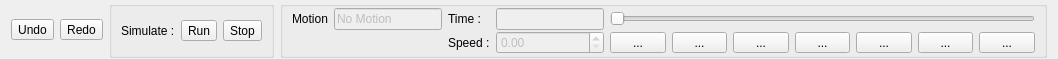
<?xml version="1.0" encoding="UTF-8"?>
<ui version="4.0">
 <class>SimulationToolsWidget</class>
 <widget class="QWidget" name="SimulationToolsWidget">
  <property name="geometry">
   <rect>
    <x>0</x>
    <y>0</y>
    <width>1058</width>
    <height>56</height>
   </rect>
  </property>
  <property name="sizePolicy">
   <sizepolicy hsizetype="Expanding" vsizetype="Preferred">
    <horstretch>0</horstretch>
    <verstretch>0</verstretch>
   </sizepolicy>
  </property>
  <property name="windowTitle">
   <string>Form</string>
  </property>
  <layout class="QHBoxLayout" name="horizontalLayout">
   <property name="topMargin">
    <number>1</number>
   </property>
   <property name="bottomMargin">
    <number>1</number>
   </property>
   <item>
    <widget class="QToolButton" name="undoButton">
     <property name="text">
      <string>Undo</string>
     </property>
     <property name="icon">
      <iconset resource="../resources.qrc">
       <normaloff>:/Images/DefaultIcon/arrow-1-backward.png</normaloff>:/Images/DefaultIcon/arrow-1-backward.png</iconset>
     </property>
     <property name="iconSize">
      <size>
       <width>24</width>
       <height>24</height>
      </size>
     </property>
     <property name="toolButtonStyle">
      <enum>Qt::ToolButtonTextUnderIcon</enum>
     </property>
     <property name="arrowType">
      <enum>Qt::NoArrow</enum>
     </property>
    </widget>
   </item>
   <item>
    <widget class="QToolButton" name="redoButton">
     <property name="text">
      <string>Redo</string>
     </property>
     <property name="icon">
      <iconset resource="../resources.qrc">
       <normaloff>:/Images/DefaultIcon/arrow-1-forward.png</normaloff>:/Images/DefaultIcon/arrow-1-forward.png</iconset>
     </property>
     <property name="iconSize">
      <size>
       <width>24</width>
       <height>24</height>
      </size>
     </property>
     <property name="toolButtonStyle">
      <enum>Qt::ToolButtonTextUnderIcon</enum>
     </property>
     <property name="arrowType">
      <enum>Qt::NoArrow</enum>
     </property>
    </widget>
   </item>
   <item>
    <widget class="QGroupBox" name="groupBox">
     <property name="sizePolicy">
      <sizepolicy hsizetype="Fixed" vsizetype="Preferred">
       <horstretch>0</horstretch>
       <verstretch>0</verstretch>
      </sizepolicy>
     </property>
     <property name="title">
      <string/>
     </property>
     <layout class="QHBoxLayout" name="horizontalLayout_2">
      <property name="topMargin">
       <number>1</number>
      </property>
      <property name="bottomMargin">
       <number>1</number>
      </property>
      <item>
       <widget class="QLabel" name="label">
        <property name="text">
         <string>Simulate :</string>
        </property>
       </widget>
      </item>
      <item>
       <widget class="QToolButton" name="toolButton">
        <property name="text">
         <string>Run</string>
        </property>
        <property name="icon">
         <iconset resource="../resources.qrc">
          <normaloff>:/Images/DefaultIcon/user-refresh.png</normaloff>:/Images/DefaultIcon/user-refresh.png</iconset>
        </property>
        <property name="iconSize">
         <size>
          <width>24</width>
          <height>24</height>
         </size>
        </property>
        <property name="toolButtonStyle">
         <enum>Qt::ToolButtonTextUnderIcon</enum>
        </property>
       </widget>
      </item>
      <item>
       <widget class="QToolButton" name="toolButton_2">
        <property name="text">
         <string>Stop</string>
        </property>
        <property name="icon">
         <iconset resource="../resources.qrc">
          <normaloff>:/Images/DefaultIcon/power-standby.png</normaloff>:/Images/DefaultIcon/power-standby.png</iconset>
        </property>
        <property name="iconSize">
         <size>
          <width>24</width>
          <height>24</height>
         </size>
        </property>
        <property name="toolButtonStyle">
         <enum>Qt::ToolButtonTextUnderIcon</enum>
        </property>
       </widget>
      </item>
     </layout>
    </widget>
   </item>
   <item>
    <widget class="QGroupBox" name="groupBox_3">
     <property name="title">
      <string/>
     </property>
     <property name="flat">
      <bool>false</bool>
     </property>
     <layout class="QGridLayout" name="gridLayout">
      <property name="topMargin">
       <number>1</number>
      </property>
      <property name="bottomMargin">
       <number>1</number>
      </property>
      <property name="verticalSpacing">
       <number>1</number>
      </property>
      <item row="2" column="10">
       <widget class="QToolButton" name="toolButton_8">
        <property name="sizePolicy">
         <sizepolicy hsizetype="Preferred" vsizetype="Fixed">
          <horstretch>0</horstretch>
          <verstretch>0</verstretch>
         </sizepolicy>
        </property>
        <property name="text">
         <string>...</string>
        </property>
        <property name="icon">
         <iconset resource="../resources.qrc">
          <normaloff>:/Images/DefaultIcon/MD-fast-forward-alt.png</normaloff>:/Images/DefaultIcon/MD-fast-forward-alt.png</iconset>
        </property>
       </widget>
      </item>
      <item row="2" column="7">
       <widget class="QToolButton" name="toolButton_5">
        <property name="sizePolicy">
         <sizepolicy hsizetype="Preferred" vsizetype="Fixed">
          <horstretch>0</horstretch>
          <verstretch>0</verstretch>
         </sizepolicy>
        </property>
        <property name="text">
         <string>...</string>
        </property>
        <property name="icon">
         <iconset resource="../resources.qrc">
          <normaloff>:/Images/DefaultIcon/arrow-3-left.png</normaloff>:/Images/DefaultIcon/arrow-3-left.png</iconset>
        </property>
       </widget>
      </item>
      <item row="2" column="9">
       <widget class="QToolButton" name="toolButton_7">
        <property name="sizePolicy">
         <sizepolicy hsizetype="Preferred" vsizetype="Fixed">
          <horstretch>0</horstretch>
          <verstretch>0</verstretch>
         </sizepolicy>
        </property>
        <property name="text">
         <string>...</string>
        </property>
        <property name="icon">
         <iconset resource="../resources.qrc">
          <normaloff>:/Images/DefaultIcon/arrow-3-right.png</normaloff>:/Images/DefaultIcon/arrow-3-right.png</iconset>
        </property>
       </widget>
      </item>
      <item row="2" column="4">
       <widget class="QDoubleSpinBox" name="doubleSpinBox">
        <property name="enabled">
         <bool>false</bool>
        </property>
        <property name="sizePolicy">
         <sizepolicy hsizetype="Minimum" vsizetype="Fixed">
          <horstretch>0</horstretch>
          <verstretch>0</verstretch>
         </sizepolicy>
        </property>
       </widget>
      </item>
      <item row="0" column="5" colspan="7">
       <widget class="QSlider" name="horizontalSlider">
        <property name="orientation">
         <enum>Qt::Horizontal</enum>
        </property>
       </widget>
      </item>
      <item row="2" column="6">
       <widget class="QToolButton" name="toolButton_4">
        <property name="sizePolicy">
         <sizepolicy hsizetype="Preferred" vsizetype="Fixed">
          <horstretch>0</horstretch>
          <verstretch>0</verstretch>
         </sizepolicy>
        </property>
        <property name="text">
         <string>...</string>
        </property>
        <property name="icon">
         <iconset resource="../resources.qrc">
          <normaloff>:/Images/DefaultIcon/MD-fast-backward-alt.png</normaloff>:/Images/DefaultIcon/MD-fast-backward-alt.png</iconset>
        </property>
       </widget>
      </item>
      <item row="0" column="3">
       <widget class="QLabel" name="label_3">
        <property name="sizePolicy">
         <sizepolicy hsizetype="Fixed" vsizetype="Preferred">
          <horstretch>0</horstretch>
          <verstretch>0</verstretch>
         </sizepolicy>
        </property>
        <property name="text">
         <string>Time :</string>
        </property>
       </widget>
      </item>
      <item row="2" column="8">
       <widget class="QToolButton" name="toolButton_6">
        <property name="sizePolicy">
         <sizepolicy hsizetype="Preferred" vsizetype="Fixed">
          <horstretch>0</horstretch>
          <verstretch>0</verstretch>
         </sizepolicy>
        </property>
        <property name="text">
         <string>...</string>
        </property>
        <property name="icon">
         <iconset resource="../resources.qrc">
          <normaloff>:/Images/DefaultIcon/MD-pause.png</normaloff>:/Images/DefaultIcon/MD-pause.png</iconset>
        </property>
       </widget>
      </item>
      <item row="0" column="4">
       <widget class="QLineEdit" name="lineEdit_2">
        <property name="enabled">
         <bool>false</bool>
        </property>
        <property name="sizePolicy">
         <sizepolicy hsizetype="Fixed" vsizetype="Fixed">
          <horstretch>0</horstretch>
          <verstretch>0</verstretch>
         </sizepolicy>
        </property>
       </widget>
      </item>
      <item row="2" column="11">
       <widget class="QToolButton" name="toolButton_9">
        <property name="sizePolicy">
         <sizepolicy hsizetype="Preferred" vsizetype="Fixed">
          <horstretch>0</horstretch>
          <verstretch>0</verstretch>
         </sizepolicy>
        </property>
        <property name="text">
         <string>...</string>
        </property>
        <property name="icon">
         <iconset resource="../resources.qrc">
          <normaloff>:/Images/DefaultIcon/MD-next.png</normaloff>:/Images/DefaultIcon/MD-next.png</iconset>
        </property>
       </widget>
      </item>
      <item row="0" column="0">
       <widget class="QLabel" name="label_2">
        <property name="sizePolicy">
         <sizepolicy hsizetype="Fixed" vsizetype="Preferred">
          <horstretch>0</horstretch>
          <verstretch>0</verstretch>
         </sizepolicy>
        </property>
        <property name="text">
         <string>Motion</string>
        </property>
       </widget>
      </item>
      <item row="2" column="3">
       <widget class="QLabel" name="label_4">
        <property name="sizePolicy">
         <sizepolicy hsizetype="Fixed" vsizetype="Preferred">
          <horstretch>0</horstretch>
          <verstretch>0</verstretch>
         </sizepolicy>
        </property>
        <property name="text">
         <string>Speed :</string>
        </property>
       </widget>
      </item>
      <item row="2" column="5">
       <widget class="QToolButton" name="toolButton_3">
        <property name="sizePolicy">
         <sizepolicy hsizetype="Preferred" vsizetype="Fixed">
          <horstretch>0</horstretch>
          <verstretch>0</verstretch>
         </sizepolicy>
        </property>
        <property name="text">
         <string>...</string>
        </property>
        <property name="icon">
         <iconset resource="../resources.qrc">
          <normaloff>:/Images/DefaultIcon/MD-previous.png</normaloff>:/Images/DefaultIcon/MD-previous.png</iconset>
        </property>
       </widget>
      </item>
      <item row="0" column="1">
       <widget class="QLineEdit" name="lineEdit">
        <property name="enabled">
         <bool>false</bool>
        </property>
        <property name="sizePolicy">
         <sizepolicy hsizetype="Fixed" vsizetype="Fixed">
          <horstretch>0</horstretch>
          <verstretch>0</verstretch>
         </sizepolicy>
        </property>
        <property name="text">
         <string>No Motion</string>
        </property>
       </widget>
      </item>
     </layout>
    </widget>
   </item>
  </layout>
 </widget>
 <resources>
  <include location="../resources.qrc"/>
 </resources>
 <connections/>
</ui>
